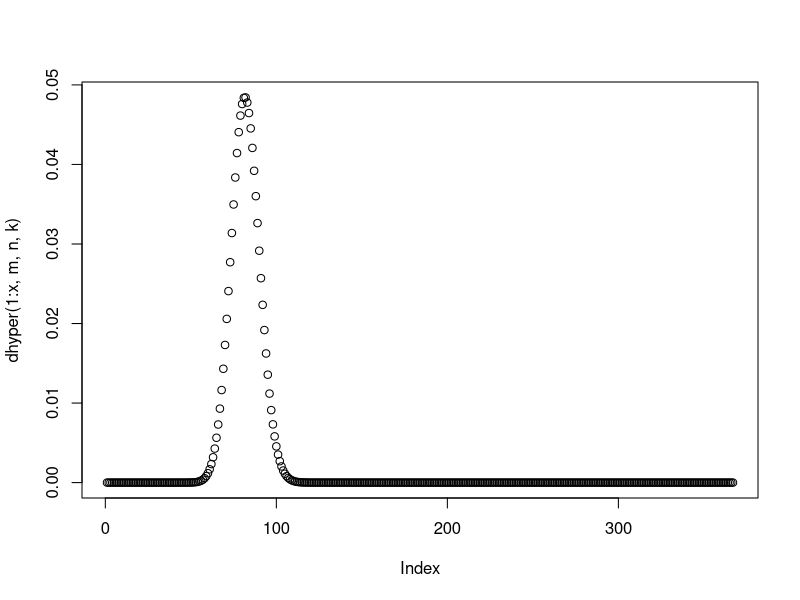
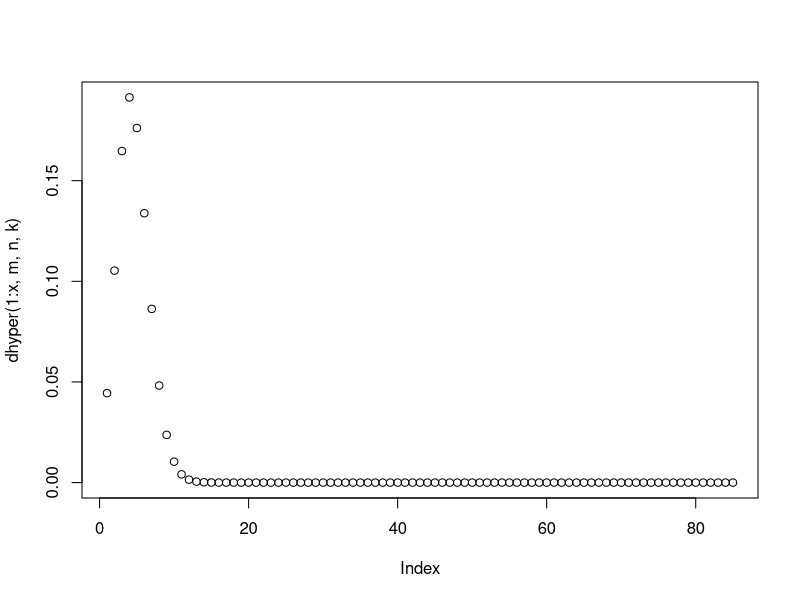
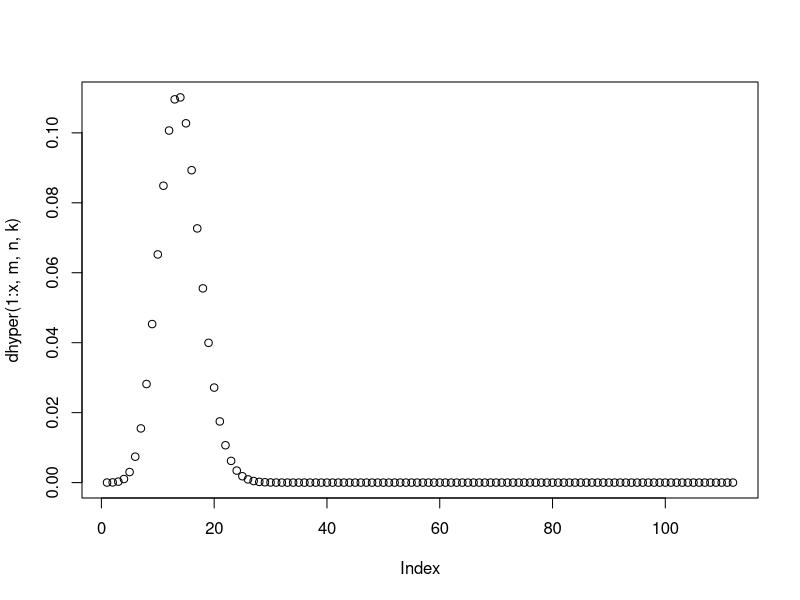

These figures' R source, in order:
## ---- chunk 1
knitr::opts_chunk$set(echo = TRUE)
## ---- chunk 2
m <- 470+367
n <- 9911-(470+367)
x <- 367
q = x
k <- (603+367)
phyper(q, m, n, k, lower.tail = FALSE)
dhyper(1:x, m, n, k)
max(dhyper(1:x, m, n, k))

plot(dhyper(1:x, m, n, k))

which(grepl(max(dhyper(1:x, m, n, k)), dhyper(1:x, m, n, k)))
## ---- chunk 3
m <- 85+127
n <- 9911-(85+127)
x <- 85
q = x
k <- (129+85)
phyper(q, m, n, k, lower.tail = FALSE)
dhyper(1:x, m, n, k)
max(dhyper(1:x, m, n, k))

plot(dhyper(1:x, m, n, k))

which(grepl(max(dhyper(1:x, m, n, k)), dhyper(1:x, m, n, k)))
## ---- chunk 4
m <- 112+240
n <- 9911-(112+240)
x <- 112
q = x
k <- (282+112)
phyper(q, m, n, k, lower.tail = FALSE)
dhyper(1:x, m, n, k)
max(dhyper(1:x, m, n, k))

plot(dhyper(1:x, m, n, k))

which(grepl(max(dhyper(1:x, m, n, k)), dhyper(1:x, m, n, k)))
## ---- chunk 5
# Liver specific

which(grepl(max(dhyper(1:367, m=970, n=9911-970, k=837)), dhyper(1:367, m=970, n=9911-970, k=837)))

phyper(367, m=970, n=9911-970, k=837, lower.tail = FALSE)

# Kidney specific

which(grepl(max(dhyper(1:85, m=129+85, n=9911-129-85, k=127+85)), dhyper(1:85, m=129+85, n=9911-129-85, k=127+85)))

phyper(85, m=129+85, n=9911-129-85, k=127+85, lower.tail = FALSE)

# Heart specific 

which(grepl(max(dhyper(1:112, m=282+112, n=9911-282-112, k=112+240)), dhyper(1:112, m=282+112, n=9911-282-112, k=112+240)))

phyper(112, m=282+112, n=9911-282-112, k=112+240, lower.tail = FALSE)


